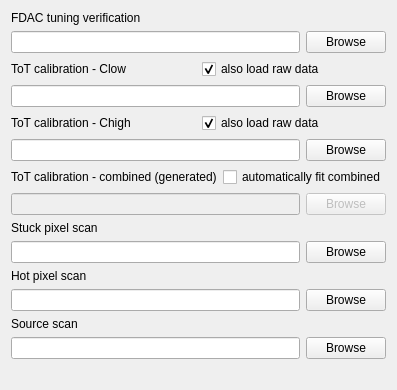
       <widget class="QWidget" name="srctab" >
        <attribute name="title" >
         <string>ToT+Source</string>
        </attribute>
        <layout class="QVBoxLayout" >
         <property name="spacing" >
          <number>6</number>
         </property>
         <property name="margin" >
          <number>11</number>
         </property>
         <item>
          <layout class="QVBoxLayout" >
           <property name="spacing" >
            <number>6</number>
           </property>
           <property name="margin" >
            <number>0</number>
           </property>
           <item>
            <layout class="QVBoxLayout" >
             <property name="spacing" >
              <number>6</number>
             </property>
             <property name="margin" >
              <number>0</number>
             </property>
             <item>
              <widget class="QLabel" name="FdacLabel" >
               <property name="font" >
                <font/>
               </property>
               <property name="text" >
                <string>FDAC tuning verification</string>
               </property>
               <property name="alignment" >
                <set>Qt::AlignLeading|Qt::AlignLeft|Qt::AlignVCenter</set>
               </property>
               <property name="wordWrap" >
                <bool>false</bool>
               </property>
              </widget>
             </item>
             <item>
              <layout class="QHBoxLayout" >
               <property name="spacing" >
                <number>6</number>
               </property>
               <property name="margin" >
                <number>0</number>
               </property>
               <item>
                <widget class="QLineEdit" name="FdacName" >
                 <property name="enabled" >
                  <bool>true</bool>
                 </property>
                </widget>
               </item>
               <item>
                <widget class="QPushButton" name="FdacButt" >
                 <property name="enabled" >
                  <bool>true</bool>
                 </property>
                 <property name="text" >
                  <string>Browse</string>
                 </property>
                </widget>
               </item>
              </layout>
             </item>
             <item>
              <layout class="QHBoxLayout" >
               <property name="spacing" >
                <number>6</number>
               </property>
               <property name="margin" >
                <number>0</number>
               </property>
               <item>
                <widget class="QLabel" name="TotLabel" >
                 <property name="font" >
                  <font/>
                 </property>
                 <property name="text" >
                  <string>ToT calibration - Clow</string>
                 </property>
                 <property name="alignment" >
                  <set>Qt::AlignLeading|Qt::AlignLeft|Qt::AlignVCenter</set>
                 </property>
                 <property name="wordWrap" >
                  <bool>false</bool>
                 </property>
                </widget>
               </item>
               <item>
                <widget class="QCheckBox" name="ToTLo_raw" >
                 <property name="text" >
                  <string>also load raw data</string>
                 </property>
                 <property name="checked" >
                  <bool>true</bool>
                 </property>
                </widget>
               </item>
              </layout>
             </item>
             <item>
              <layout class="QHBoxLayout" >
               <property name="spacing" >
                <number>6</number>
               </property>
               <property name="margin" >
                <number>0</number>
               </property>
               <item>
                <widget class="QLineEdit" name="TotName" />
               </item>
               <item>
                <widget class="QPushButton" name="TotButt" >
                 <property name="text" >
                  <string>Browse</string>
                 </property>
                </widget>
               </item>
              </layout>
             </item>
             <item>
              <layout class="QHBoxLayout" >
               <property name="spacing" >
                <number>6</number>
               </property>
               <property name="margin" >
                <number>0</number>
               </property>
               <item>
                <widget class="QLabel" name="TotHiLabel" >
                 <property name="font" >
                  <font/>
                 </property>
                 <property name="text" >
                  <string>ToT calibration - Chigh</string>
                 </property>
                 <property name="alignment" >
                  <set>Qt::AlignLeading|Qt::AlignLeft|Qt::AlignVCenter</set>
                 </property>
                 <property name="wordWrap" >
                  <bool>false</bool>
                 </property>
                </widget>
               </item>
               <item>
                <widget class="QCheckBox" name="ToTHi_raw" >
                 <property name="text" >
                  <string>also load raw data</string>
                 </property>
                 <property name="checked" >
                  <bool>true</bool>
                 </property>
                </widget>
               </item>
              </layout>
             </item>
             <item>
              <layout class="QHBoxLayout" >
               <property name="spacing" >
                <number>6</number>
               </property>
               <property name="margin" >
                <number>0</number>
               </property>
               <item>
                <widget class="QLineEdit" name="TotHiName" />
               </item>
               <item>
                <widget class="QPushButton" name="TotHiButt" >
                 <property name="text" >
                  <string>Browse</string>
                 </property>
                </widget>
               </item>
              </layout>
             </item>
             <item>
              <layout class="QHBoxLayout" >
               <property name="spacing" >
                <number>6</number>
               </property>
               <property name="margin" >
                <number>0</number>
               </property>
               <item>
                <widget class="QLabel" name="TotCombLabel" >
                 <property name="enabled" >
                  <bool>true</bool>
                 </property>
                 <property name="font" >
                  <font/>
                 </property>
                 <property name="text" >
                  <string>ToT calibration - combined (generated)</string>
                 </property>
                 <property name="alignment" >
                  <set>Qt::AlignLeading|Qt::AlignLeft|Qt::AlignVCenter</set>
                 </property>
                 <property name="wordWrap" >
                  <bool>false</bool>
                 </property>
                </widget>
               </item>
               <item>
                <widget class="QCheckBox" name="doToTComb" >
                 <property name="text" >
                  <string>automatically fit combined</string>
                 </property>
                </widget>
               </item>
              </layout>
             </item>
             <item>
              <layout class="QHBoxLayout" >
               <property name="spacing" >
                <number>6</number>
               </property>
               <property name="margin" >
                <number>0</number>
               </property>
               <item>
                <widget class="QLineEdit" name="TotCombName" >
                 <property name="enabled" >
                  <bool>false</bool>
                 </property>
                </widget>
               </item>
               <item>
                <widget class="QPushButton" name="TotCombButt" >
                 <property name="enabled" >
                  <bool>false</bool>
                 </property>
                 <property name="text" >
                  <string>Browse</string>
                 </property>
                </widget>
               </item>
              </layout>
             </item>
             <item>
              <widget class="QLabel" name="SpixLabel" >
               <property name="font" >
                <font/>
               </property>
               <property name="text" >
                <string>Stuck pixel scan</string>
               </property>
               <property name="alignment" >
                <set>Qt::AlignLeading|Qt::AlignLeft|Qt::AlignVCenter</set>
               </property>
               <property name="wordWrap" >
                <bool>false</bool>
               </property>
              </widget>
             </item>
             <item>
              <layout class="QHBoxLayout" >
               <property name="spacing" >
                <number>6</number>
               </property>
               <property name="margin" >
                <number>0</number>
               </property>
               <item>
                <widget class="QLineEdit" name="SpixName" />
               </item>
               <item>
                <widget class="QPushButton" name="SpixButt" >
                 <property name="text" >
                  <string>Browse</string>
                 </property>
                </widget>
               </item>
              </layout>
             </item>
             <item>
              <widget class="QLabel" name="HpixLabel" >
               <property name="font" >
                <font/>
               </property>
               <property name="text" >
                <string>Hot pixel scan</string>
               </property>
               <property name="alignment" >
                <set>Qt::AlignLeading|Qt::AlignLeft|Qt::AlignVCenter</set>
               </property>
               <property name="wordWrap" >
                <bool>false</bool>
               </property>
              </widget>
             </item>
             <item>
              <layout class="QHBoxLayout" >
               <property name="spacing" >
                <number>6</number>
               </property>
               <property name="margin" >
                <number>0</number>
               </property>
               <item>
                <widget class="QLineEdit" name="HpixName" />
               </item>
               <item>
                <widget class="QPushButton" name="HpixButt" >
                 <property name="text" >
                  <string>Browse</string>
                 </property>
                </widget>
               </item>
              </layout>
             </item>
             <item>
              <widget class="QLabel" name="SrcLabel" >
               <property name="font" >
                <font/>
               </property>
               <property name="text" >
                <string>Source scan</string>
               </property>
               <property name="alignment" >
                <set>Qt::AlignLeading|Qt::AlignLeft|Qt::AlignVCenter</set>
               </property>
               <property name="wordWrap" >
                <bool>false</bool>
               </property>
              </widget>
             </item>
             <item>
              <layout class="QHBoxLayout" >
               <property name="spacing" >
                <number>6</number>
               </property>
               <property name="margin" >
                <number>0</number>
               </property>
               <item>
                <widget class="QLineEdit" name="SrcName" />
               </item>
               <item>
                <widget class="QPushButton" name="SrcButt" >
                 <property name="text" >
                  <string>Browse</string>
                 </property>
                </widget>
               </item>
              </layout>
             </item>
            </layout>
           </item>
           <item>
            <spacer name="Spacer6" >
             <property name="orientation" >
              <enum>Qt::Vertical</enum>
             </property>
             <property name="sizeType" >
              <enum>QSizePolicy::Expanding</enum>
             </property>
             <property name="sizeHint" stdset="0" >
              <size>
               <width>20</width>
               <height>20</height>
              </size>
             </property>
            </spacer>
           </item>
          </layout>
         </item>
        </layout>
       </widget>
